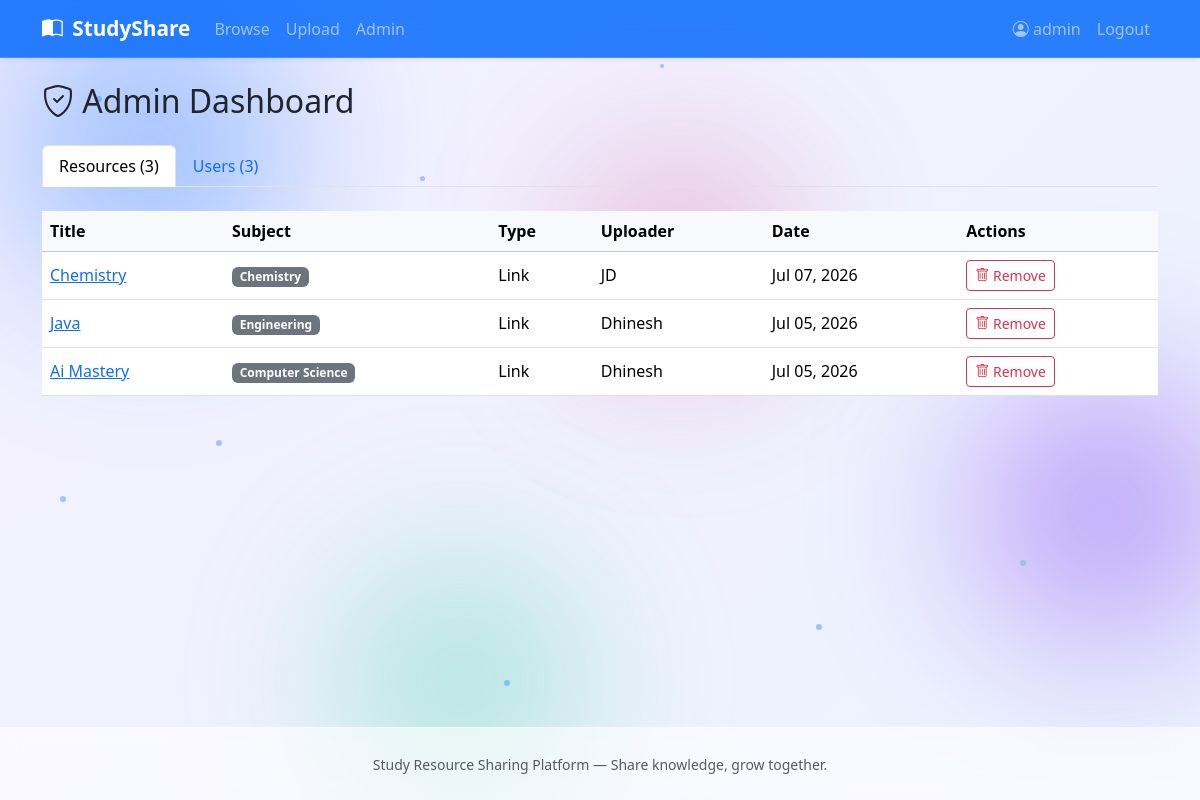
Page /admin/ (signed in) on the committed database.
### models.py (models this page shows, shortened)
class User(UserMixin, db.Model):
    __tablename__ = "users"
    id = db.Column(db.Integer, primary_key=True)
    username = db.Column(db.String(80), unique=True, nullable=False, index=True)
    email = db.Column(db.String(120), unique=True, nullable=False, index=True)
    password_hash = db.Column(db.String(256), nullable=False)
    is_admin = db.Column(db.Boolean, default=False, nullable=False)
    created_at = db.Column(db.DateTime, default=datetime.utcnow)
    resources = db.relationship("Resource", backref="uploader", lazy=True)

class Resource(db.Model):
    __tablename__ = "resources"
    id = db.Column(db.Integer, primary_key=True)
    title = db.Column(db.String(200), nullable=False)
    subject = db.Column(db.String(100), nullable=False, index=True)
    description = db.Column(db.Text, nullable=True)
    resource_type = db.Column(db.String(20), nullable=False)  # pdf, note, link
    file_path = db.Column(db.String(500), nullable=True)
    url = db.Column(db.String(500), nullable=True)
    user_id = db.Column(db.Integer, db.ForeignKey("users.id"), nullable=False)
    created_at = db.Column(db.DateTime, default=datetime.utcnow, index=True)

### routes/admin.py (the view)
@admin_bp.route("/")
@login_required
@admin_required
def dashboard():
    resources = Resource.query.order_by(Resource.created_at.desc()).all()
    users = User.query.order_by(User.created_at.desc()).all()
    return render_template(
        "admin/dashboard.html", resources=resources, users=users
    )

### models.py (called while the page is built)
@login_manager.user_loader
def load_user(user_id):
    return User.query.get(int(user_id))

### routes/admin.py (called while the page is built)
def admin_required(f):
    from functools import wraps
    @wraps(f)
    def decorated(*args, **kwargs):
        if not current_user.is_authenticated or not current_user.is_admin:
            flash("Admin access required.", "danger")
            return redirect(url_for("resources.browse"))
        return f(*args, **kwargs)
    return decorated

### templates/admin/dashboard.html (shortened to what this page needs)
{% extends "base.html" %}
{% block content %}
<h2 class="mb-4 animate-fade-in"><i class="bi bi-shield-check"></i> Admin Dashboard</h2>
<ul class="nav nav-tabs mb-4" role="tablist">
    <li class="nav-item">
        <a class="nav-link active" data-bs-toggle="tab" href="#resources-tab">Resources ({{ resources|length }})</a>
    </li>
    <li class="nav-item">
        <a class="nav-link" data-bs-toggle="tab" href="#users-tab">Users ({{ users|length }})</a>
    </li>
</ul>
<div class="tab-content">
    <div class="tab-pane fade show active" id="resources-tab">
        {% if resources %}
        <div class="table-responsive">
            <table class="table table-hover align-middle">
                <thead class="table-light">
                    <tr>
                        <th>Title</th>
                        <th>Subject</th>
                        <th>Type</th>
                        <th>Uploader</th>
                        <th>Date</th>
                        <th>Actions</th>
                    </tr>
                </thead>
                <tbody>
                    {% for resource in resources %}
                    <tr>
                        <td>
                            <a href="{{ url_for('resources.detail', resource_id=resource.id) }}">{{ resource.title }}</a>
                        </td>
                        <td><span class="badge bg-secondary">{{ resource.subject }}</span></td>
                        <td class="text-capitalize">{{ resource.resource_type }}</td>
                        <td>{{ resource.uploader.username }}</td>
                        <td>{{ resource.created_at.strftime('%b %d, %Y') }}</td>
                        <td>
                            <form method="POST" action="{{ url_for('admin.delete_resource', resource_id=resource.id) }}"
                                  onsubmit="return confirm('Remove this resource permanently?');" class="d-inline">
                                <button type="submit" class="btn btn-sm btn-outline-danger">
                                    <i class="bi bi-trash"></i> Remove
                                </button>
                            </form>
                        </td>
                    </tr>
                    {% endfor %}
                </tbody>
            </table>
        </div>
        {% else %}
        <p class="text-muted">No resources uploaded yet.</p>
        {% endif %}
    </div>
</div>
{% endblock %}

### templates/base.html (shortened to what this page needs)
<!DOCTYPE html>
<html lang="en">
<head>
    <link href="https://cdn.jsdelivr.net/npm/bootstrap@5.3.3/dist/css/bootstrap.min.css" rel="stylesheet">
    <link href="https://cdn.jsdelivr.net/npm/bootstrap-icons@1.11.3/font/bootstrap-icons.min.css" rel="stylesheet">
    <link href="{{ url_for('static', filename='css/style.css') }}" rel="stylesheet">
</head>
<body>
    <div class="animated-bg" aria-hidden="true">
        <div class="blob blob-1"></div>
        <div class="blob blob-2"></div>
        <div class="blob blob-3"></div>
        <div class="floating-shapes">
            <span></span><span></span><span></span><span></span>
            <span></span><span></span><span></span><span></span>
        </div>
    </div>
    <nav class="navbar navbar-expand-lg navbar-dark shadow-sm glass-nav">
        <div class="container">
            <a class="navbar-brand fw-bold" href="{{ url_for('resources.browse') }}">
                <i class="bi bi-book-half me-1"></i> StudyShare
            </a>
            <div class="collapse navbar-collapse" id="navbarNav">
                <ul class="navbar-nav me-auto">
                    <li class="nav-item">
                        <a class="nav-link" href="{{ url_for('resources.browse') }}">Browse</a>
                    </li>
                    {% if current_user.is_authenticated %}
                    <li class="nav-item">
                        <a class="nav-link" href="{{ url_for('resources.upload') }}">Upload</a>
                    </li>
                    {% endif %}
                    {% if current_user.is_authenticated and current_user.is_admin %}
                    <li class="nav-item">
                        <a class="nav-link" href="{{ url_for('admin.dashboard') }}">Admin</a>
                    </li>
                    {% endif %}
                </ul>
                <ul class="navbar-nav">
                    {% if current_user.is_authenticated %}
                    <li class="nav-item">
                        <a class="nav-link" href="{{ url_for('auth.profile') }}">
                            <i class="bi bi-person-circle"></i> {{ current_user.username }}
                        </a>
                    </li>
                    <li class="nav-item">
                        <a class="nav-link" href="{{ url_for('auth.logout') }}">Logout</a>
                    </li>
                    {% endif %}
                </ul>
            </div>
        </div>
    </nav>
    <main class="container py-4">
        {% block content %}{% endblock %}
    </main>
    <footer class="text-center text-muted py-4 mt-5 glass-footer">
        <small>Study Resource Sharing Platform &mdash; Share knowledge, grow together.</small>
    </footer>
</body>
</html>

### static/css/style.css (style rules this page uses)
:root { --primary: #0d6efd; --purple: #6610f2; --teal: #20c997; --pink: #d63384; --glass-bg: rgba(255, 255, 255, 0.82); --glass-border: rgba(255, 255, 255, 0.45); }
body { background: linear-gradient(-45deg, #eef2ff, #f0f4ff, #e8f4fd, #f5f0ff); background-size: 400% 400%; animation: gradientShift 18s ease infinite; min-height: 100vh; display: flex; flex-direction: column; position: relative; overflow-x: hidden; }
.animated-bg { position: fixed; inset: 0; z-index: -1; overflow: hidden; pointer-events: none; }
.blob { position: absolute; border-radius: 50%; filter: blur(80px); opacity: 0.55; animation: blobFloat 22s ease-in-out infinite; }
.blob-1 { width: 420px; height: 420px; background: radial-gradient(circle, #0d6efd 0%, transparent 70%); top: -8%; left: -5%; animation-delay: 0s; }
.blob-2 { width: 380px; height: 380px; background: radial-gradient(circle, #6610f2 0%, transparent 70%); top: 40%; right: -8%; animation-delay: -6s; animation-duration: 26s; }
.blob-3 { width: 320px; height: 320px; background: radial-gradient(circle, #20c997 0%, transparent 70%); bottom: -5%; left: 25%; animation-delay: -12s; animation-duration: 20s; }
.floating-shapes span { position: absolute; width: 6px; height: 6px; background: rgba(13, 110, 253, 0.35); border-radius: 50%; animation: particleDrift 15s linear infinite; }
.floating-shapes span:nth-child(1) { top: 12%; left: 8%; animation-delay: 0s; animation-duration: 18s; }
.floating-shapes span:nth-child(3) { top: 55%; left: 18%; animation-delay: -5s; animation-duration: 16s; }
.floating-shapes span:nth-child(4) { top: 70%; left: 85%; animation-delay: -8s; animation-duration: 20s; background: rgba(32, 201, 151, 0.35); }
.floating-shapes span:nth-child(5) { top: 85%; left: 42%; animation-delay: -3s; animation-duration: 24s; }
.floating-shapes span:nth-child(6) { top: 8%; left: 55%; animation-delay: -7s; width: 4px; height: 4px; }
.floating-shapes span:nth-child(8) { top: 62%; left: 5%; animation-delay: -4s; animation-duration: 19s; }
.floating-shapes span:nth-child(9) { top: 22%; left: 35%; animation-delay: -9s; width: 5px; height: 5px; }
.floating-shapes span:nth-child(10) { top: 78%; left: 68%; animation-delay: -6s; animation-duration: 17s; }
main { flex: 1; position: relative; z-index: 1; }
.glass-nav { background: rgba(13, 110, 253, 0.88) !important; backdrop-filter: blur(12px); -webkit-backdrop-filter: blur(12px); border-bottom: 1px solid rgba(255, 255, 255, 0.15); }
.glass-footer { background: rgba(255, 255, 255, 0.6); backdrop-filter: blur(10px); -webkit-backdrop-filter: blur(10px); border-top: 1px solid var(--glass-border); }
.animate-fade-in { animation: fadeInUp 0.7s ease both; }
.navbar-brand { font-size: 1.3rem; transition: transform 0.3s ease; }

### rows in the picture
User: username "admin"
Resource: title "Chemistry", subject "Chemistry", resource_type "Link", uploader.username "JD", created_at "Jul 07, 2026"
Resource: title "Java", subject "Engineering", resource_type "Link", uploader.username "Dhinesh", created_at "Jul 05, 2026"
Resource: title "Ai Mastery", subject "Computer Science", resource_type "Link", uploader.username "Dhinesh", created_at "Jul 05, 2026"

### other values in the picture
{{ resources|length }} "3"
{{ users|length }} "3"
